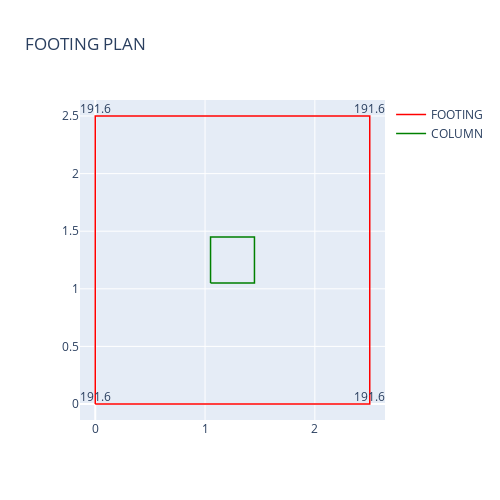

This figure's notebook cell:
### Markdown cell above
#### Show the base pressures

### Code cell
fdn.plot_base_pressures_sls()

### Figure 1 — Plotly figure (JSON) as saved in the notebook; plotly's stock layout.template omitted (floating-point values rounded to 4 significant figures)
{"data": [{"line": {"color": "red", "width": 1.5}, "mode": "lines+text", "name": "FOOTING", "text": ["191.6", "191.6", "191.6", "191.6"], "textposition": "top center", "type": "scatter", "x": [0, 2.5, 2.5, 0, 0], "y": [0, 0, 2.5, 2.5, 0]}, {"line": {"color": "green", "width": 1.5}, "mode": "lines", "name": "COLUMN", "type": "scatter", "x": [1.05, 1.45, 1.45, 1.05, 1.05], "y": [1.05, 1.05, 1.45, 1.45, 1.05]}], "layout": {"height": 500, "showlegend": true, "title": {"text": "FOOTING PLAN"}, "width": 500}}
